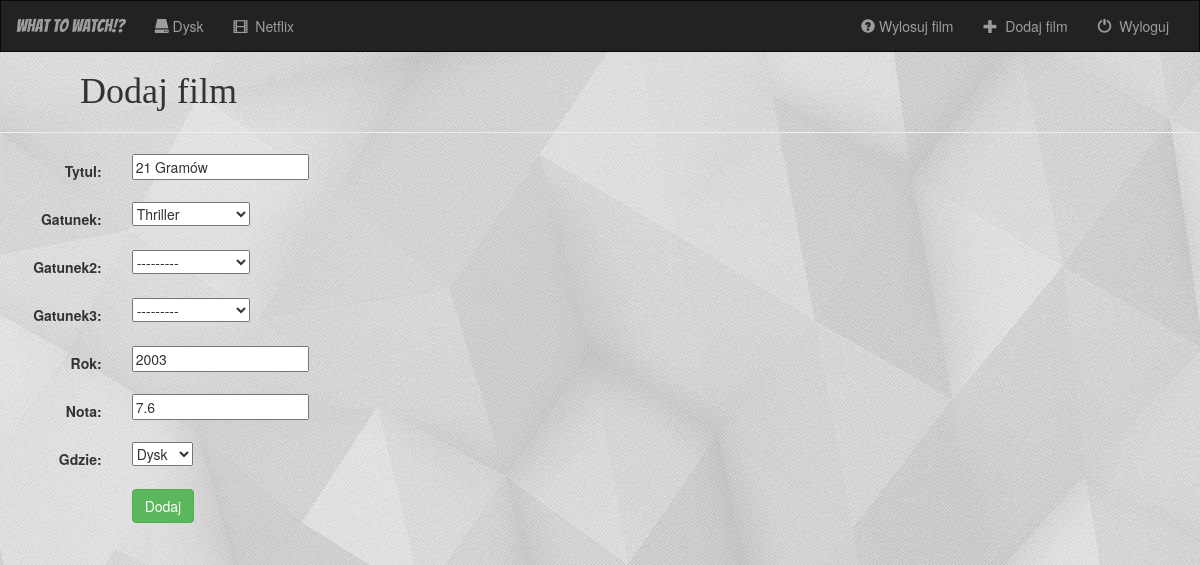
Page /film/update/13/ on the committed database.
### film/models.py (models this page shows, shortened)
class Film(models.Model):
    CHOICE_GENRE = (
        ('Akcja', 'Akcja'),
        ('Animowany', 'Animowany'),
        ('Biograficzny', 'Biograficzny'),
        ('Dokumentalny', 'Dokumentalny'),
        ('Dramat', 'Dramat'),
        ('Familijny', 'Familijny'),
        ('Fantasy', 'Fantasy'),
        ('Gangsterski', 'Gangsterski'),
        ('Historyczny', 'Historyczny'),
        ('Horror', 'Horror'),
        ('Katastroficzny', 'Katastroficzny'),
        ('Komedia', 'Komedia'),
        ('Kryminal', 'Kryminal'),
        ('Melodramat', 'Melodramat'),
        ('Muzyczny', 'Muzyczny'),
        ('Obyczajowy', 'Obyczajowy'),
        ('Polityczny', 'Polityczny'),
        ('Prawniczy', 'Prawniczy'),
        ('Przygodowy', 'Przygodowy'),
        ('Psychologiczny', 'Psychologiczny'),
        ('Science fiction', 'Science fiction'),
        ('Sensacyjny', 'Sensacyjny'),
        ('Sportowy', 'Sportowy'),
        ('Szpiegowski', 'Szpiegowski'),
        ('Sztuki walki', 'Sztuki walki'),
        ('Thriller', 'Thriller'),
        ('Western', 'Western'),
        ('Wojenny', 'Wojenny'),
    )
    CHOICE_GENRE2 = (
        ('---------', '---------'),
        ('Akcja', 'Akcja'),
        ('Animowany', 'Animowany'),
        ('Biograficzny', 'Biograficzny'),
        ('Dokumentalny', 'Dokumentalny'),
        ('Dramat', 'Dramat'),
        ('Familijny', 'Familijny'),
        ('Fantasy', 'Fantasy'),
        ('Gangsterski', 'Gangsterski'),
        ('Historyczny', 'Historyczny'),
        ('Horror', 'Horror'),
        ('Katastroficzny', 'Katastroficzny'),
        ('Komedia', 'Komedia'),
        ('Kryminal', 'Kryminal'),
        ('Melodramat', 'Melodramat'),
        ('Muzyczny', 'Muzyczny'),
        ('Obyczajowy', 'Obyczajowy'),
        ('Polityczny', 'Polityczny'),
        ('Prawniczy', 'Prawniczy'),
        ('Przygodowy', 'Przygodowy'),
        ('Psychologiczny', 'Psychologiczny'),
        ('Science fiction', 'Science fiction'),
        ('Sensacyjny', 'Sensacyjny'),
        ('Sportowy', 'Sportowy'),
        ('Szpiegowski', 'Szpiegowski'),
        ('Sztuki walki', 'Sztuki walki'),
        ('Thriller', 'Thriller'),
        ('Western', 'Western'),
        ('Wojenny', 'Wojenny'),
    )
    CHOICE_WHERE = (
        ('Dysk', 'Dysk'),
        ('Netflix', 'Netflix'),
    )
    tytul = models.CharField(max_length=500)
    gatunek = models.CharField(max_length=20, choices=CHOICE_GENRE)
    gatunek2 = models.CharField(max_length=20, choices=CHOICE_GENRE2, default='1')
    gatunek3 = models.CharField(max_length=20, choices=CHOICE_GENRE2, default='1')
    rok = models.IntegerField(null=True, default=2000)
    nota = models.DecimalField(null=True, blank=True, decimal_places=1, max_digits=10, default=7.5)
    gdzie = models.CharField(max_length=8, choices=CHOICE_WHERE, default=1)

### film/views.py (the view)
# urls.py: url(r'^update/(?P<pk>[0-9]+)/$', views.FilmUpdate.as_view(), name='film-update'),
class FilmUpdate(generic.UpdateView):
    model = Film
    fields = ['tytul', 'gatunek', 'gatunek2', 'gatunek3', 'rok', 'nota', 'gdzie']

### film/templates/film/film_form.html (shortened to what this page needs)
{% extends 'film/base.html' %}
{% block body %}
<h1 style="font-family: Frijole; margin-left: 80px;">Dodaj film</h1>
<hr>
<div class="container-fluid">
    <div class="row">
        <div class="col-sm-12 col-md-7">
            <form class="form-horizontal" action="" method="post" enctype="multipart/form-data">
                {% include 'film/form-template.html' %}
                <div class="form-group">
                    <div class="col-sm-offset-2 col-sm-10">
                        <button type="submit" class="btn btn-success pull-center">Dodaj</button>
                    </div>
                </div>
            </form>
        </div>
    </div>
</div>
{% endblock %}

### film/templates/film/form-template.html (shortened to what this page needs)
{% for field in form %}
    <div class="form-group">
        <div class="col-sm-offset-2 col-sm-10">
        </div>
        <label class="control-label col-sm-2">{{ field.label_tag }}</label>
        <div class="col-sm-10">{{ field }}</div>
    </div>
{% endfor %}

### film/static/film/style.css (style rules this page uses)
body { background: url("images/background.png"); }

### rows in the picture
Film: form "21 Gramów" "Thriller" "---------" "---------" "2003" "7.6" "Dysk"

### other values in the picture
{{ field.label_tag }} "Tytul:" "Gatunek:" "Gatunek2:" "Gatunek3:" "Rok:" "Nota:" "Gdzie:"
